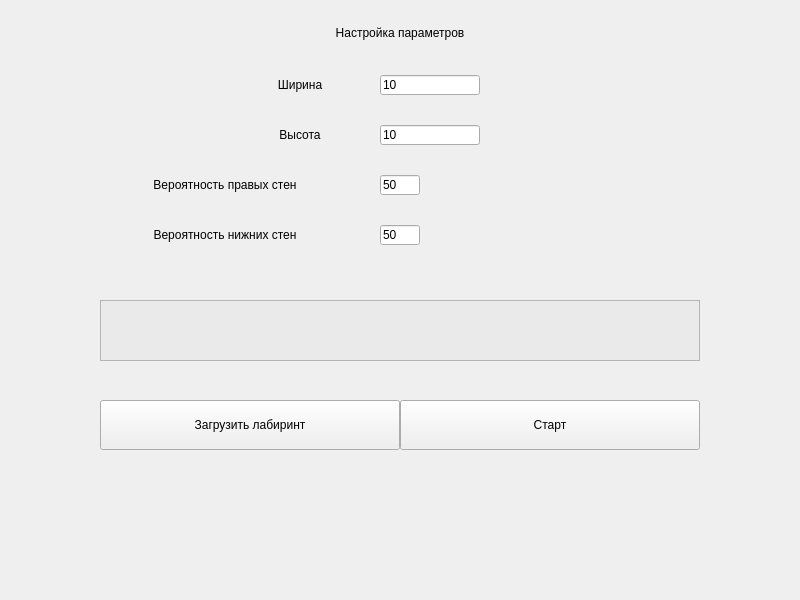
<?xml version="1.0" encoding="UTF-8"?>
<ui version="4.0">
 <class>Main</class>
 <widget class="QMainWindow" name="Main">
  <property name="geometry">
   <rect>
    <x>0</x>
    <y>0</y>
    <width>800</width>
    <height>600</height>
   </rect>
  </property>
  <property name="minimumSize">
   <size>
    <width>800</width>
    <height>600</height>
   </size>
  </property>
  <property name="maximumSize">
   <size>
    <width>16777215</width>
    <height>16777215</height>
   </size>
  </property>
  <property name="windowTitle">
   <string>Maze Maker</string>
  </property>
  <property name="styleSheet">
   <string notr="true">QWidget {
	font: 14pt &quot;Times New Roman&quot;;
}</string>
  </property>
  <widget class="QWidget" name="centralwidget">
   <layout class="QHBoxLayout" name="horizontalLayout">
    <property name="spacing">
     <number>0</number>
    </property>
    <property name="leftMargin">
     <number>0</number>
    </property>
    <property name="topMargin">
     <number>0</number>
    </property>
    <property name="rightMargin">
     <number>0</number>
    </property>
    <property name="bottomMargin">
     <number>0</number>
    </property>
    <item>
     <widget class="QStackedWidget" name="stackedWidget">
      <property name="minimumSize">
       <size>
        <width>800</width>
        <height>600</height>
       </size>
      </property>
      <property name="maximumSize">
       <size>
        <width>16777215</width>
        <height>16777215</height>
       </size>
      </property>
      <property name="currentIndex">
       <number>0</number>
      </property>
      <widget class="QWidget" name="menu">
       <widget class="QPushButton" name="btn_load">
        <property name="geometry">
         <rect>
          <x>100</x>
          <y>400</y>
          <width>300</width>
          <height>50</height>
         </rect>
        </property>
        <property name="text">
         <string>Загрузить лабиринт</string>
        </property>
       </widget>
       <widget class="QLineEdit" name="line_width">
        <property name="geometry">
         <rect>
          <x>380</x>
          <y>75</y>
          <width>100</width>
          <height>20</height>
         </rect>
        </property>
        <property name="text">
         <string>10</string>
        </property>
        <property name="maxLength">
         <number>3</number>
        </property>
       </widget>
       <widget class="QLineEdit" name="chance_b_wall">
        <property name="geometry">
         <rect>
          <x>380</x>
          <y>225</y>
          <width>40</width>
          <height>20</height>
         </rect>
        </property>
        <property name="text">
         <string>50</string>
        </property>
        <property name="maxLength">
         <number>3</number>
        </property>
       </widget>
       <widget class="QLabel" name="label_3">
        <property name="geometry">
         <rect>
          <x>250</x>
          <y>20</y>
          <width>300</width>
          <height>25</height>
         </rect>
        </property>
        <property name="text">
         <string>Настройка параметров</string>
        </property>
        <property name="alignment">
         <set>Qt::AlignCenter</set>
        </property>
       </widget>
       <widget class="QLineEdit" name="chance_r_wall">
        <property name="geometry">
         <rect>
          <x>380</x>
          <y>175</y>
          <width>40</width>
          <height>20</height>
         </rect>
        </property>
        <property name="text">
         <string>50</string>
        </property>
        <property name="maxLength">
         <number>3</number>
        </property>
        <property name="clearButtonEnabled">
         <bool>false</bool>
        </property>
       </widget>
       <widget class="QLineEdit" name="line_height">
        <property name="geometry">
         <rect>
          <x>380</x>
          <y>125</y>
          <width>100</width>
          <height>20</height>
         </rect>
        </property>
        <property name="text">
         <string>10</string>
        </property>
        <property name="maxLength">
         <number>3</number>
        </property>
       </widget>
       <widget class="QTextEdit" name="field_errors">
        <property name="geometry">
         <rect>
          <x>100</x>
          <y>300</y>
          <width>600</width>
          <height>61</height>
         </rect>
        </property>
        <property name="styleSheet">
         <string notr="true">background-color: rgb(234, 234, 234);</string>
        </property>
        <property name="readOnly">
         <bool>true</bool>
        </property>
        <property name="html">
         <string>&lt;!DOCTYPE HTML PUBLIC &quot;-//W3C//DTD HTML 4.0//EN&quot; &quot;http://www.w3.org/TR/REC-html40/strict.dtd&quot;&gt;
&lt;html&gt;&lt;head&gt;&lt;meta name=&quot;qrichtext&quot; content=&quot;1&quot; /&gt;&lt;style type=&quot;text/css&quot;&gt;
p, li { white-space: pre-wrap; }
&lt;/style&gt;&lt;/head&gt;&lt;body style=&quot; font-family:'Times New Roman'; font-size:14pt; font-weight:400; font-style:normal;&quot;&gt;
&lt;p style=&quot;-qt-paragraph-type:empty; margin-top:0px; margin-bottom:0px; margin-left:0px; margin-right:0px; -qt-block-indent:0; text-indent:0px;&quot;&gt;&lt;br /&gt;&lt;/p&gt;&lt;/body&gt;&lt;/html&gt;</string>
        </property>
       </widget>
       <widget class="QLabel" name="label_6">
        <property name="geometry">
         <rect>
          <x>250</x>
          <y>75</y>
          <width>100</width>
          <height>20</height>
         </rect>
        </property>
        <property name="text">
         <string>Ширина</string>
        </property>
        <property name="alignment">
         <set>Qt::AlignCenter</set>
        </property>
       </widget>
       <widget class="QLabel" name="label_7">
        <property name="geometry">
         <rect>
          <x>100</x>
          <y>175</y>
          <width>250</width>
          <height>20</height>
         </rect>
        </property>
        <property name="text">
         <string>Вероятность правых стен</string>
        </property>
        <property name="alignment">
         <set>Qt::AlignCenter</set>
        </property>
       </widget>
       <widget class="QLabel" name="label_8">
        <property name="geometry">
         <rect>
          <x>250</x>
          <y>125</y>
          <width>100</width>
          <height>20</height>
         </rect>
        </property>
        <property name="text">
         <string>Высота</string>
        </property>
        <property name="alignment">
         <set>Qt::AlignCenter</set>
        </property>
       </widget>
       <widget class="QLabel" name="label_9">
        <property name="geometry">
         <rect>
          <x>100</x>
          <y>225</y>
          <width>250</width>
          <height>20</height>
         </rect>
        </property>
        <property name="text">
         <string>Вероятность нижних стен</string>
        </property>
        <property name="alignment">
         <set>Qt::AlignCenter</set>
        </property>
       </widget>
       <widget class="QPushButton" name="btn_start">
        <property name="geometry">
         <rect>
          <x>400</x>
          <y>400</y>
          <width>300</width>
          <height>50</height>
         </rect>
        </property>
        <property name="text">
         <string>Старт</string>
        </property>
       </widget>
      </widget>
      <widget class="QWidget" name="maze">
       <layout class="QGridLayout" name="gridLayout_2">
        <property name="leftMargin">
         <number>0</number>
        </property>
        <property name="topMargin">
         <number>0</number>
        </property>
        <property name="rightMargin">
         <number>0</number>
        </property>
        <property name="bottomMargin">
         <number>0</number>
        </property>
        <property name="spacing">
         <number>0</number>
        </property>
        <item row="4" column="3">
         <widget class="QPushButton" name="btn_save_img">
          <property name="text">
           <string>Сохранить в jpg/png</string>
          </property>
         </widget>
        </item>
        <item row="4" column="0">
         <widget class="QPushButton" name="btn_menu">
          <property name="text">
           <string>Меню</string>
          </property>
         </widget>
        </item>
        <item row="0" column="0" colspan="4">
         <widget class="QGraphicsView" name="view">
          <property name="sizePolicy">
           <sizepolicy hsizetype="Expanding" vsizetype="Expanding">
            <horstretch>0</horstretch>
            <verstretch>0</verstretch>
           </sizepolicy>
          </property>
          <property name="backgroundBrush">
           <brush brushstyle="NoBrush">
            <color alpha="255">
             <red>0</red>
             <green>0</green>
             <blue>0</blue>
            </color>
           </brush>
          </property>
          <property name="viewportUpdateMode">
           <enum>QGraphicsView::MinimalViewportUpdate</enum>
          </property>
         </widget>
        </item>
        <item row="4" column="1">
         <widget class="QPushButton" name="btn_find_way">
          <property name="text">
           <string>Запуск волны</string>
          </property>
         </widget>
        </item>
        <item row="4" column="2">
         <widget class="QPushButton" name="btn_save_txt">
          <property name="text">
           <string>Сохранить в txt</string>
          </property>
         </widget>
        </item>
       </layout>
      </widget>
     </widget>
    </item>
   </layout>
  </widget>
 </widget>
 <resources/>
 <connections/>
</ui>
